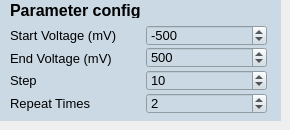
       <widget class="QWidget" name="tab">
        <attribute name="title">
         <string>CV</string>
        </attribute>
        <widget class="QWidget" name="widget_cv_config" native="true">
         <property name="geometry">
          <rect>
           <x>0</x>
           <y>0</y>
           <width>281</width>
           <height>121</height>
          </rect>
         </property>
         <property name="styleSheet">
          <string notr="true">QWidget {
    background-color: #cad9e3;
}</string>
         </property>
         <widget class="QLabel" name="label_51">
          <property name="geometry">
           <rect>
            <x>10</x>
            <y>2</y>
            <width>131</width>
            <height>16</height>
           </rect>
          </property>
          <property name="font">
           <font>
            <pointsize>12</pointsize>
            <bold>true</bold>
           </font>
          </property>
          <property name="text">
           <string>Parameter config</string>
          </property>
         </widget>
         <widget class="QLabel" name="label_52">
          <property name="geometry">
           <rect>
            <x>10</x>
            <y>48</y>
            <width>111</width>
            <height>20</height>
           </rect>
          </property>
          <property name="font">
           <font>
            <pointsize>10</pointsize>
           </font>
          </property>
          <property name="text">
           <string>End Voltage (mV)</string>
          </property>
         </widget>
         <widget class="QSpinBox" name="spin_box_step">
          <property name="geometry">
           <rect>
            <x>146</x>
            <y>70</y>
            <width>121</width>
            <height>21</height>
           </rect>
          </property>
          <property name="font">
           <font>
            <pointsize>10</pointsize>
           </font>
          </property>
          <property name="minimum">
           <number>0</number>
          </property>
          <property name="maximum">
           <number>100</number>
          </property>
          <property name="value">
           <number>10</number>
          </property>
         </widget>
         <widget class="QLabel" name="label_53">
          <property name="geometry">
           <rect>
            <x>10</x>
            <y>70</y>
            <width>63</width>
            <height>20</height>
           </rect>
          </property>
          <property name="font">
           <font>
            <pointsize>10</pointsize>
           </font>
          </property>
          <property name="text">
           <string>Step</string>
          </property>
         </widget>
         <widget class="QSpinBox" name="spin_box_end_voltage">
          <property name="geometry">
           <rect>
            <x>146</x>
            <y>47</y>
            <width>121</width>
            <height>21</height>
           </rect>
          </property>
          <property name="font">
           <font>
            <pointsize>10</pointsize>
           </font>
          </property>
          <property name="minimum">
           <number>-1000</number>
          </property>
          <property name="maximum">
           <number>1000</number>
          </property>
          <property name="value">
           <number>500</number>
          </property>
         </widget>
         <widget class="QLabel" name="label_54">
          <property name="geometry">
           <rect>
            <x>10</x>
            <y>93</y>
            <width>81</width>
            <height>20</height>
           </rect>
          </property>
          <property name="font">
           <font>
            <pointsize>10</pointsize>
           </font>
          </property>
          <property name="text">
           <string>Repeat Times</string>
          </property>
         </widget>
         <widget class="QSpinBox" name="spin_box_repeat_time">
          <property name="geometry">
           <rect>
            <x>146</x>
            <y>93</y>
            <width>121</width>
            <height>21</height>
           </rect>
          </property>
          <property name="font">
           <font>
            <pointsize>10</pointsize>
           </font>
          </property>
          <property name="minimum">
           <number>0</number>
          </property>
          <property name="maximum">
           <number>10</number>
          </property>
          <property name="value">
           <number>2</number>
          </property>
         </widget>
         <widget class="QSpinBox" name="spin_box_start_voltage">
          <property name="geometry">
           <rect>
            <x>146</x>
            <y>25</y>
            <width>121</width>
            <height>21</height>
           </rect>
          </property>
          <property name="font">
           <font>
            <pointsize>10</pointsize>
           </font>
          </property>
          <property name="minimum">
           <number>-1000</number>
          </property>
          <property name="maximum">
           <number>1000</number>
          </property>
          <property name="value">
           <number>-500</number>
          </property>
         </widget>
         <widget class="QLabel" name="label_55">
          <property name="geometry">
           <rect>
            <x>10</x>
            <y>25</y>
            <width>111</width>
            <height>20</height>
           </rect>
          </property>
          <property name="font">
           <font>
            <pointsize>10</pointsize>
           </font>
          </property>
          <property name="text">
           <string>Start Voltage (mV)</string>
          </property>
         </widget>
        </widget>
       </widget>
